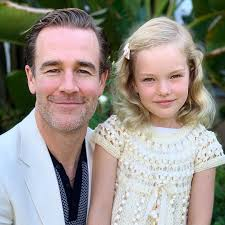
#> input picture pic1.jpg, 225 x 225 px
$ jupyter execute 'Utkarsh Kansal Face-Detection - Images.ipynb'   (shell and % lines are left out)
#> lines starting #> are read from the running program, lines starting #| are printed output that depends on the picture; after the words box and inside, x2 and y2 are one past the last pixel; in counts of white or black regions, pixels touching at a corner belong together
# Face Detection on Person's image Using OpenCV

[cell 1]
import cv2
import matplotlib.pyplot as plt

### Loading trained XML file for detecting a face

[cell 2]
face_cascade = cv2.CascadeClassifier('haarcascade_frontalface_default.xml')

### Function to detect a face and draw a rectangle around it

[cell 3]
def find_face(cascade, img):

    # Converting image into gray-scale
    gray = cv2.cvtColor(img, cv2.COLOR_BGR2GRAY)

    # Detecting Face
    faces = cascade.detectMultiScale(gray, scaleFactor=1.3, minNeighbors=2);

    # Drawing a Blue Rectangle around the face
    for (x, y, w, h) in faces:
        cv2.rectangle(img, (x, y), (x+w, y+h), (255, 0, 0), 2)

    return img

### Testing

[cell 4]
#load another image
pic = cv2.imread('pic1.jpg')
#> pic is the input picture: shape (225, 225, 3); mean B, G, R 137, 144.3, 150.7

#call our function to detect faces
img = find_face(face_cascade, pic)
#> in find_face, `gray = cv2.cvtColor(img, cv2.COLOR_BGR2GRAY)`:
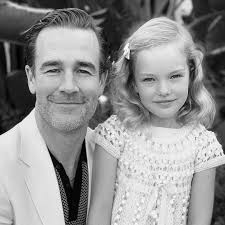
#> gray: shape (225, 225); min 1, max 255, mean 145.4
#> in find_face, `faces = cascade.detectMultiScale(gray, scaleFactor=1.3, minNeighbors=2);`: faces = [[131, 54, 66, 66], [20, 31, 96, 96]]
#> the loop in find_face, `for (x, y, w, h) in faces:` made 2 passes
#> after the loop in find_face, `for (x, y, w, h) in faces:`:
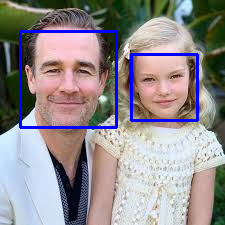
#> img: shape (225, 225, 3); 3.82% of pixels changed, all inside (x1, y1, x2, y2) = (19, 30, 199, 129)

#conver image to RGB and show image
plt.imshow(cv2.cvtColor(img, cv2.COLOR_BGR2RGB))

[cell 5]
#load another image
pic = cv2.imread('pic2.jpg')
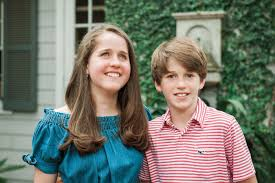
#> input picture pic2.jpg, 275 x 183 px
#> pic is the input picture: shape (183, 275, 3); mean B, G, R 108, 118.6, 115

#call our function to detect faces
img = find_face(face_cascade, pic)
#> in find_face (call 2), `gray = cv2.cvtColor(img, cv2.COLOR_BGR2GRAY)`:
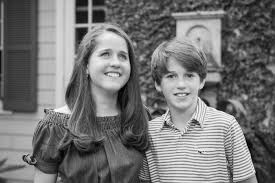
#> gray: shape (183, 275); min 0, max 254, mean 116.3
#> in find_face (call 2), `faces = cascade.detectMultiScale(gray, scaleFactor=1.3, minNeighbors=2);`: faces = [[86, 33, 55, 55], [156, 57, 50, 50]]
#> the loop in find_face (call 2), `for (x, y, w, h) in faces:` made 2 passes
#> after the loop in find_face (call 2), `for (x, y, w, h) in faces:`:
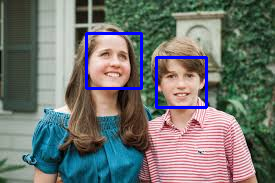
#> img: shape (183, 275, 3); 2.49% of pixels changed, all inside (x1, y1, x2, y2) = (85, 32, 208, 109)

#conver image to RGB and show image
plt.imshow(cv2.cvtColor(img, cv2.COLOR_BGR2RGB))

[cell 6]
#load another image
pic = cv2.imread('pic3.jpg')
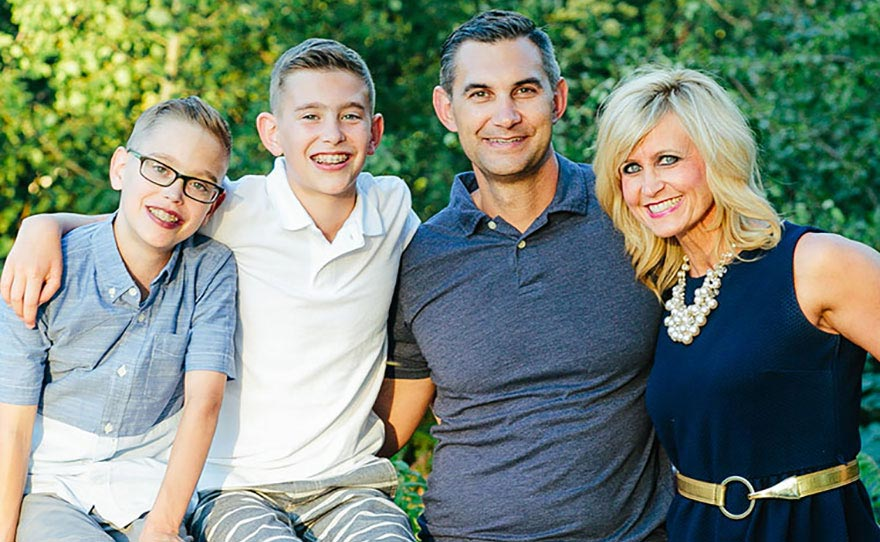
#> input picture pic3.jpg, 880 x 542 px
#> pic is the input picture: shape (542, 880, 3); mean B, G, R 121.6, 135.7, 121.5

#call our function to detect faces
img = find_face(face_cascade, pic)
#> in find_face (call 3), `gray = cv2.cvtColor(img, cv2.COLOR_BGR2GRAY)`:
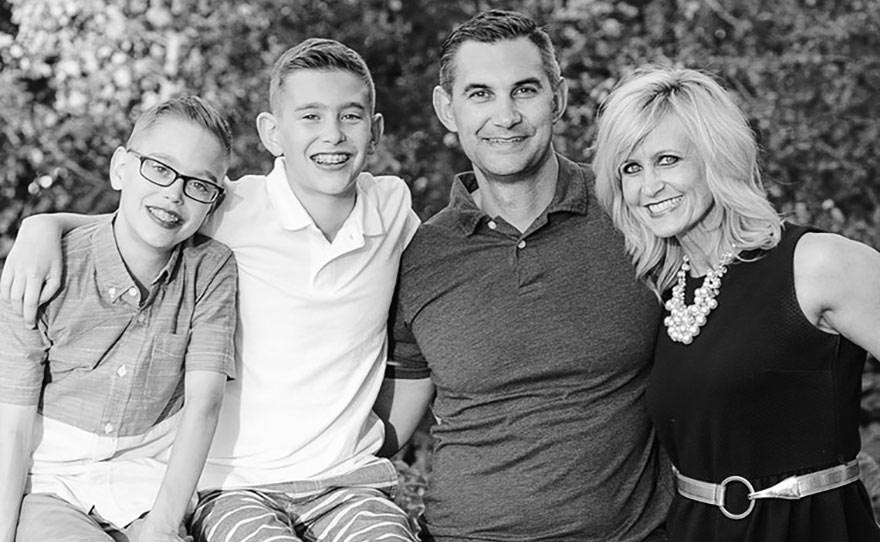
#> gray: shape (542, 880); min 0, max 255, mean 129.9
#> in find_face (call 3), `faces = cascade.detectMultiScale(gray, scaleFactor=1.3, minNeighbors=2);`: faces = [[274, 73, 111, 111], [434, 40, 135, 135], [587, 115, 124, 124]]
#> the loop in find_face (call 3), `for (x, y, w, h) in faces:` made 3 passes
#> after the loop in find_face (call 3), `for (x, y, w, h) in faces:`:
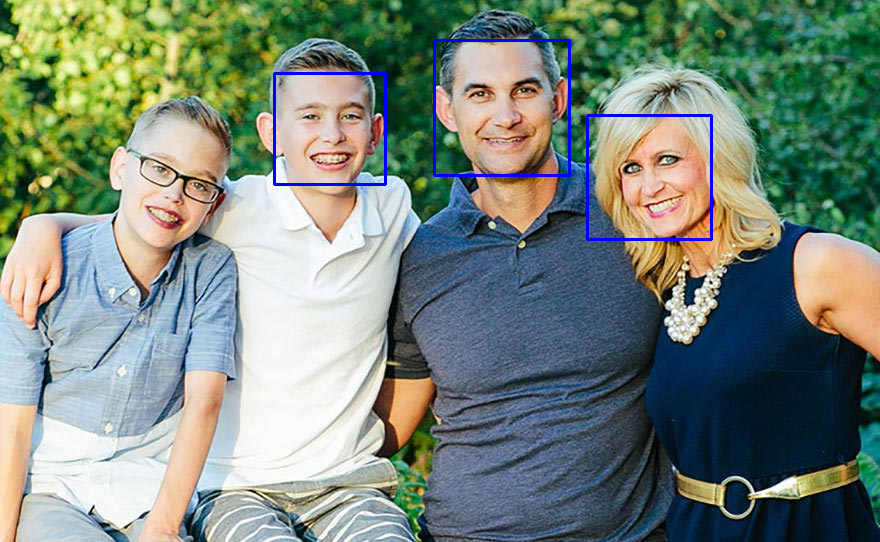
#> img: shape (542, 880, 3); 0.93% of pixels changed, all inside (x1, y1, x2, y2) = (273, 39, 713, 241)

#conver image to RGB and show image
plt.imshow(cv2.cvtColor(img, cv2.COLOR_BGR2RGB))
